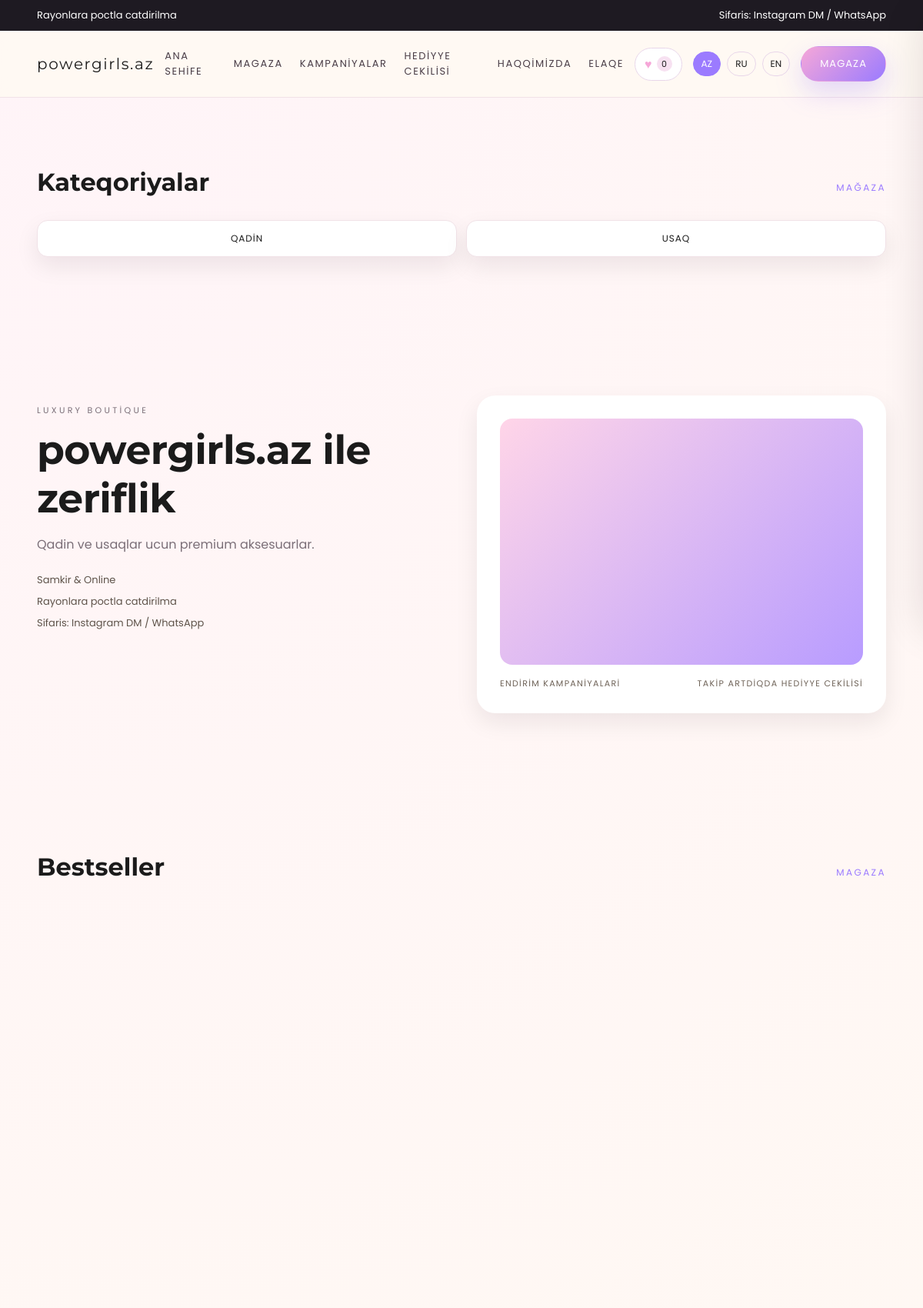
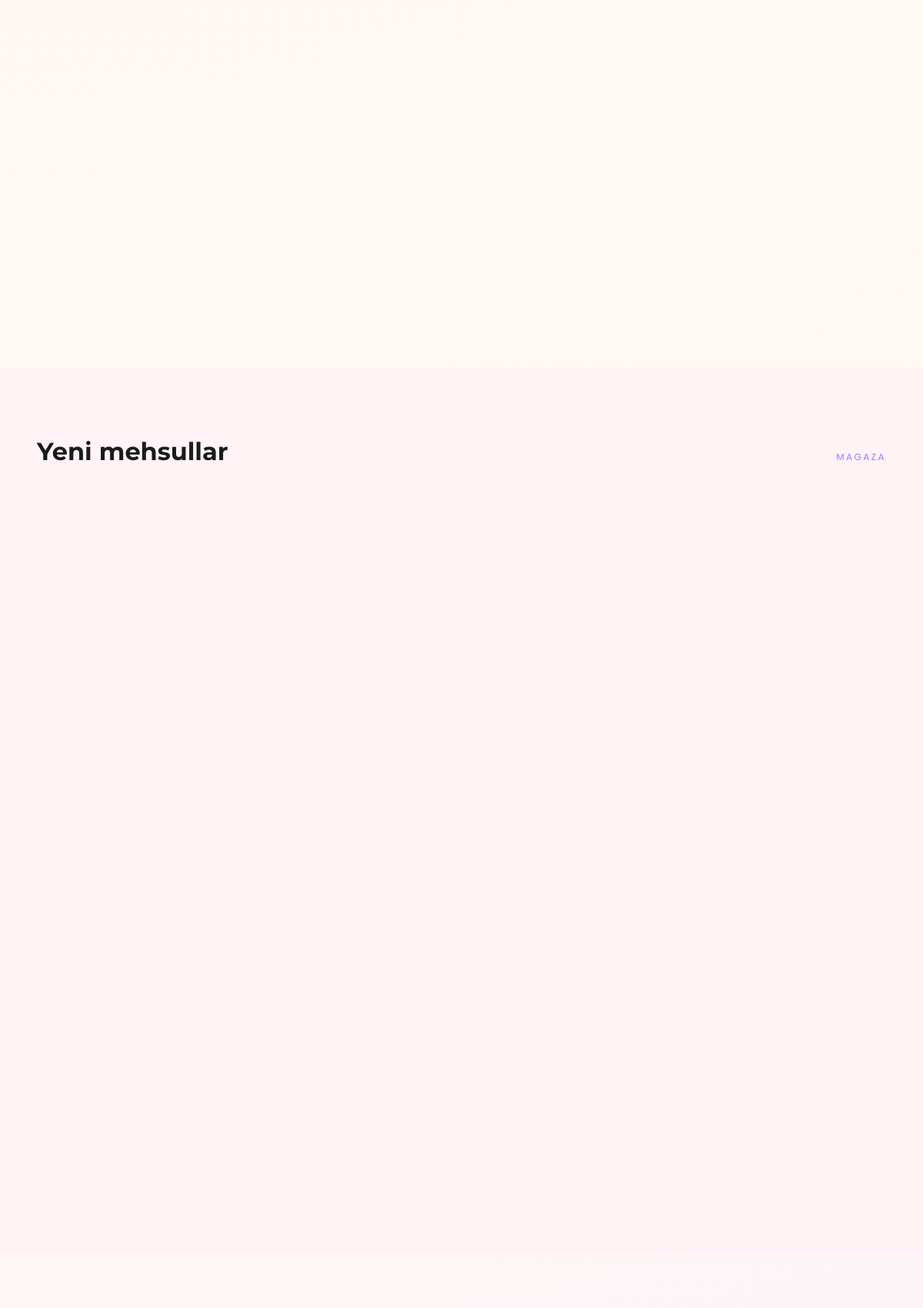
The page / (upper part) on the database its author committed (2 pictures, top to bottom).
### tables this page shows
CREATE TABLE settings (
  id INT PRIMARY KEY,
  instagram_url VARCHAR(255) DEFAULT '',
  whatsapp_number VARCHAR(64) DEFAULT '',
  site_title_az VARCHAR(255) DEFAULT '',
  site_title_ru VARCHAR(255) DEFAULT '',
  site_title_en VARCHAR(255) DEFAULT '',
  topbar_text_az VARCHAR(255) DEFAULT '',
  topbar_text_ru VARCHAR(255) DEFAULT '',
  topbar_text_en VARCHAR(255) DEFAULT '',
  delivery_text_az VARCHAR(255) DEFAULT '',
  delivery_text_ru VARCHAR(255) DEFAULT '',
  delivery_text_en VARCHAR(255) DEFAULT '',
  hero_tagline_az VARCHAR(255) DEFAULT '',
  hero_tagline_ru VARCHAR(255) DEFAULT '',
  hero_tagline_en VARCHAR(255) DEFAULT '',
  hero_title_az VARCHAR(255) DEFAULT '',
  hero_title_ru VARCHAR(255) DEFAULT '',
  hero_title_en VARCHAR(255) DEFAULT '',
  hero_subtitle_az TEXT,
  hero_subtitle_ru TEXT,
  hero_subtitle_en TEXT,
  hero_location_az VARCHAR(255) DEFAULT '',
  hero_location_ru VARCHAR(255) DEFAULT '',
  hero_location_en VARCHAR(255) DEFAULT '',
  home_gift_title_az VARCHAR(255) DEFAULT '',
  home_gift_title_ru VARCHAR(255) DEFAULT '',
  home_gift_title_en VARCHAR(255) DEFAULT '',
  home_gift_text_az TEXT,
  home_gift_text_ru TEXT,
  home_gift_text_en TEXT,
  about_title_az VARCHAR(255) DEFAULT '',
  about_title_ru VARCHAR(255) DEFAULT '',
  about_title_en VARCHAR(255) DEFAULT '',
  about_subtitle_az VARCHAR(255) DEFAULT '',
  about_subtitle_ru VARCHAR(255) DEFAULT '',
  about_subtitle_en VARCHAR(255) DEFAULT '',
  about_text_1_az TEXT,
  about_text_1_ru TEXT,
  about_text_1_en TEXT,
  about_text_2_az TEXT,
  about_text_2_ru TEXT,
  about_text_2_en TEXT,
  give_steps_title_az VARCHAR(255) DEFAULT '',
  give_steps_title_ru VARCHAR(255) DEFAULT '',
  give_steps_title_en VARCHAR(255) DEFAULT '',
  give_step_1_az VARCHAR(255) DEFAULT '',
  give_step_1_ru VARCHAR(255) DEFAULT '',
  give_step_1_en VARCHAR(255) DEFAULT '',
  give_step_2_az VARCHAR(255) DEFAULT '',
  give_step_2_ru VARCHAR(255) DEFAULT '',
  give_step_2_en VARCHAR(255) DEFAULT '',
  give_step_3_az VARCHAR(255) DEFAULT '',
  give_step_3_ru VARCHAR(255) DEFAULT '',
  give_step_3_en VARCHAR(255) DEFAULT '',
  giveaway_winner_title_az VARCHAR(255) DEFAULT '',
  giveaway_winner_title_ru VARCHAR(255) DEFAULT '',
  giveaway_winner_title_en VARCHAR(255) DEFAULT '',
  default_meta_description_az TEXT,
  default_meta_description_ru TEXT,
  default_meta_description_en TEXT,
  og_image_path VARCHAR(255) DEFAULT '',
  giveaway_status VARCHAR(8) DEFAULT 'OFF',
  giveaway_terms_az TEXT,
  giveaway_terms_ru TEXT,
  giveaway_terms_en TEXT,
  giveaway_winner_text_az TEXT,
  giveaway_winner_text_ru TEXT,
  giveaway_winner_text_en TEXT,
  gift_title_az VARCHAR(255) DEFAULT '',
  gift_title_ru VARCHAR(255) DEFAULT '',
  gift_title_en VARCHAR(255) DEFAULT '',
  gift_description_az TEXT,
  gift_description_ru TEXT,
  gift_description_en TEXT,
  gift_image_path VARCHAR(255) DEFAULT '',
  campaign_status VARCHAR(8) DEFAULT 'OFF',
  campaign_title_az VARCHAR(255) DEFAULT '',
  campaign_title_ru VARCHAR(255) DEFAULT '',
  campaign_title_en VARCHAR(255) DEFAULT '',
  campaign_text_az TEXT,
  campaign_text_ru TEXT,
  campaign_text_en TEXT,
  campaign_image_path VARCHAR(255) DEFAULT '',
  campaign_end_datetime DATETIME,
  updated_at DATETIME
);

CREATE TABLE categories (
  id INT AUTO_INCREMENT PRIMARY KEY,
  slug VARCHAR(64) NOT NULL UNIQUE,
  name_az VARCHAR(255) NOT NULL,
  name_ru VARCHAR(255) NOT NULL,
  name_en VARCHAR(255) NOT NULL,
  sort_order INT NOT NULL DEFAULT 0,
  created_at DATETIME NOT NULL
);

### includes/helpers.php (called while the page is built, shortened)
<?php
function e(string $value): string {
  return htmlspecialchars($value, ENT_QUOTES, 'UTF-8');
}
function current_lang(): string {
  return $_SESSION['lang'] ?? 'az';
}
function get_settings(): array {
  $stmt = db()->query('SELECT * FROM settings WHERE id = 1');
  return $stmt->fetch() ?: [];
}
function get_categories(): array {
  $stmt = db()->query('SELECT * FROM categories ORDER BY sort_order ASC, name_az ASC');
  return $stmt->fetchAll();
}

### includes/db.php (called while the page is built)
<?php
function db(): PDO {
  static $pdo;
  if (!$pdo) {
    $dsn = 'mysql:host=' . DB_HOST . ';dbname=' . DB_NAME . ';charset=utf8mb4';
    $pdo = new PDO($dsn, DB_USER, DB_PASS, [
      PDO::ATTR_ERRMODE => PDO::ERRMODE_EXCEPTION,
      PDO::ATTR_DEFAULT_FETCH_MODE => PDO::FETCH_ASSOC
    ]);
  }
  return $pdo;
}

### includes/i18n.php (called while the page is built, shortened)
<?php
function t(string $key): string {
  global $I18N;
  $lang = current_lang();
  return $I18N[$lang][$key] ?? $key;
}

### includes/header.php (shortened to what this page needs)
<?php
$lang = current_lang();
$settings = $settings ?? get_settings();
$enable_favs = $enable_favs ?? false;
?>
<!doctype html>
<html lang="<?php echo e($lang); ?>">
<head>
  <link rel="stylesheet" href="assets/css/style.css" />
</head>
<body class="<?php echo e($body_class ?? ''); ?>">
  <div class="topbar">
    <div class="container">
      <span><?php echo e($settings['topbar_text_' . $lang] ?? t('topbar_delivery')); ?></span>
      <div class="topbar-actions">
        <span><?php echo e($settings['delivery_text_' . $lang] ?? t('topbar_order')); ?></span>
      </div>
    </div>
  </div>
  <header class="header">
    <div class="container">
      <a class="logo" href="index.php">powergirls.az</a>
      <nav class="nav">
        <a href="index.php"><?php echo e(t('nav_home')); ?></a>
        <a href="shop.php"><?php echo e(t('nav_shop')); ?></a>
        <a href="campaigns.php"><?php echo e(t('nav_campaigns')); ?></a>
        <a href="giveaway.php"><?php echo e(t('nav_giveaway')); ?></a>
        <a href="about.php"><?php echo e(t('nav_about')); ?></a>
        <a href="contact.php"><?php echo e(t('nav_contact')); ?></a>
      </nav>
      <?php if ($enable_favs): ?>
        <a class="fav-open" href="favorites.php" aria-label="Sevdiklerim">
          <span class="fav-open-icon">&#9829;</span>
          <span class="fav-count" data-fav-count>0</span>
        </a>
      <?php endif; ?>
      <div class="lang-switch" aria-label="Sevdiklerim">
        <a href="?lang=az" class="<?php echo $lang === 'az' ? 'active' : ''; ?>">AZ</a>
        <a href="?lang=ru" class="<?php echo $lang === 'ru' ? 'active' : ''; ?>">RU</a>
        <a href="?lang=en" class="<?php echo $lang === 'en' ? 'active' : ''; ?>">EN</a>
      </div>
      <a class="btn primary" href="shop.php"><?php echo e(t('cta_shop')); ?></a>
    </div>
  </header>

### index.php (shortened to what this page needs)
<?php
require_once __DIR__ . '/includes/db.php';
require_once __DIR__ . '/includes/i18n.php';
require_once __DIR__ . '/includes/helpers.php';
$settings = get_settings();
$lang = current_lang();
$categories = get_categories();
$hero_tagline = $settings['hero_tagline_' . $lang] ?? t('hero_tagline');
$hero_title = $settings['hero_title_' . $lang] ?? t('hero_title');
$hero_subtitle = $settings['hero_subtitle_' . $lang] ?? t('hero_subtitle');
$hero_location = $settings['hero_location_' . $lang] ?? '';
$enable_favs = true;
include __DIR__ . '/includes/header.php';
?>
<section class="section categories">
  <div class="container">
    <div class="section-head">
      <h2>Kateqoriyalar</h2>
      <a class="link" href="shop.php">Mağaza</a>
    </div>
    <div class="category-grid">
      <?php foreach ($categories as $cat): ?>
        <?php $cat_name = $cat['name_' . $lang] ?? $cat['name_az'] ?? $cat['slug']; ?>
        <a class="category-card" href="shop.php?category=<?php echo e($cat['slug']); ?>">
          <?php echo e($cat_name); ?>
        </a>
      <?php endforeach; ?>
    </div>
  </div>
</section>
<section class="hero section">
  <div class="container grid-2">
    <div class="hero-text">
      <p class="eyebrow"><?php echo e($hero_tagline); ?></p>
      <h1><?php echo e($hero_title); ?></h1>
      <p class="lead"><?php echo e($hero_subtitle); ?></p>
      <div class="hero-messages">
        <?php if ($hero_location): ?>
          <span><?php echo e($hero_location); ?></span>
        <?php endif; ?>
        <span><?php echo e($settings['topbar_text_' . $lang] ?? t('message_delivery_post')); ?></span>
        <span><?php echo e($settings['delivery_text_' . $lang] ?? t('message_order_channels')); ?></span>
      </div>
    </div>
    <div class="hero-visual reveal">
      <div class="hero-card">
        <div class="hero-image"></div>
        <div class="hero-caption">
          <?php if (($settings['campaign_status'] ?? 'OFF') === 'ON'): ?>
            <a href="campaigns.php"><?php echo e(t('message_discount')); ?></a>
          <?php endif; ?>
          <?php if (($settings['giveaway_status'] ?? 'OFF') === 'ON'): ?>
            <a href="giveaway.php"><?php echo e(t('message_giveaway')); ?></a>
          <?php endif; ?>
        </div>
      </div>
    </div>
  </div>
</section>
<section class="section">
  <div class="container">
    <div class="section-head">
      <h2><?php echo e(t('section_bestseller')); ?></h2>
      <a class="link" href="shop.php?badge=bestseller"><?php echo e(t('cta_shop')); ?></a>
    </div>
    <div class="grid-3 products">
    </div>
  </div>
</section>
<section class="section alt">
  <div class="container">
    <div class="section-head">
      <h2><?php echo e(t('section_new')); ?></h2>
      <a class="link" href="shop.php?badge=new"><?php echo e(t('cta_shop')); ?></a>
    </div>
    <div class="grid-3 products">
    </div>
  </div>
</section>
<section class="section">
</section>
<?php include __DIR__ . '/includes/footer.php'; ?>

### rows shown on the page
settings: topbar_text_az "Rayonlara poctla catdirilma", delivery_text_az "Sifaris: Instagram DM / WhatsApp", hero_tagline_az "LUXURY BOUTIQUE", hero_title_az "powergirls.az ile zeriflik", hero_subtitle_az "Qadin ve usaqlar ucun premium aksesuarlar.", hero_location_az "Samkir & Online"
categories: name_az "QADIN"
categories: name_az "USAQ"

### other values the page prints
t('nav_home') "ANA SEHIFE"
t('nav_shop') "MAGAZA"
t('nav_campaigns') "KAMPANIYALAR"
t('nav_giveaway') "HEDIYYE CEKILISI"
t('nav_about') "HAQQIMIZDA"
t('nav_contact') "ELAQE"
t('cta_shop') "MAGAZA"
t('message_discount') "ENDIRIM KAMPANIYALARI"
t('message_giveaway') "TAKIP ARTDIQDA HEDIYYE CEKILISI"
t('section_bestseller') "Bestseller"
t('section_new') "Yeni mehsullar"
